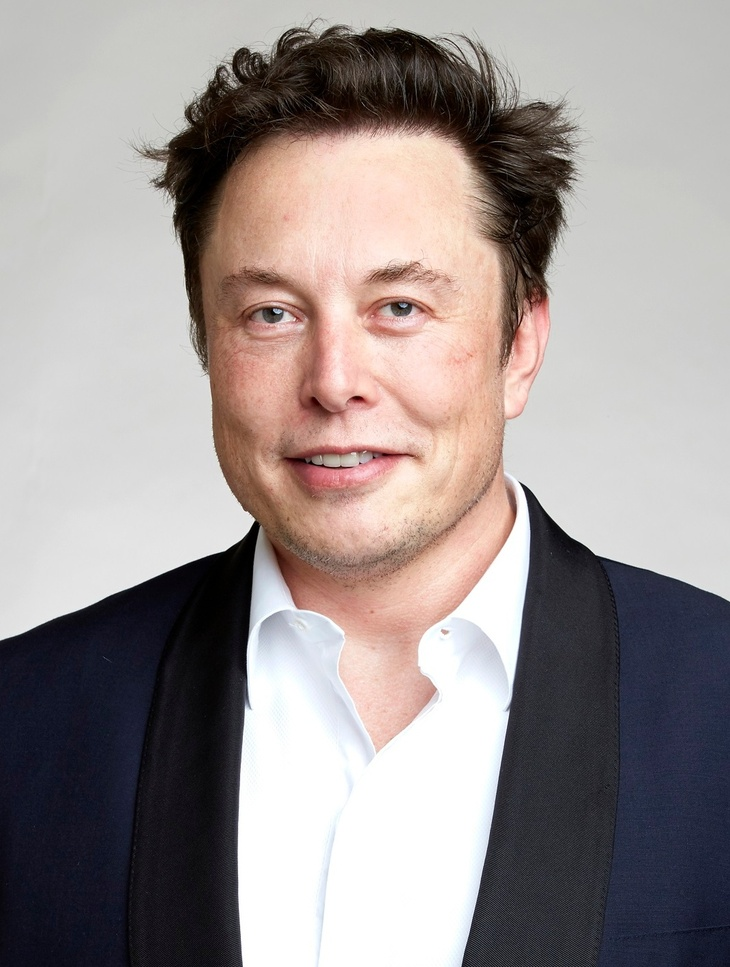
#> input picture student_photos/elon_Musk_1.jpg, 730 x 967 px, shrunk from 1070 x 1417 before the run; its folder holds only this picture in this run
$ python -i info_storing.py   (imports and definitions only)   (older library calls are emulated)
#> lines starting #> are read from the running program, lines starting #| are printed output that depends on the picture
import os
import sys
import numpy as np
import face_recognition
from pickle import dump
import cv2
from PIL import Image, ImageEnhance

# [15 lines left out: functions fancy_progress_message, fancy_banner, not called in this run]

def enhance_image_quality(image):
    """Enhance image quality for better face recognition"""
    # Convert to PIL Image for enhancement
    pil_image = Image.fromarray(image)

    # Enhance contrast
    contrast_enhancer = ImageEnhance.Contrast(pil_image)
    pil_image = contrast_enhancer.enhance(1.3)
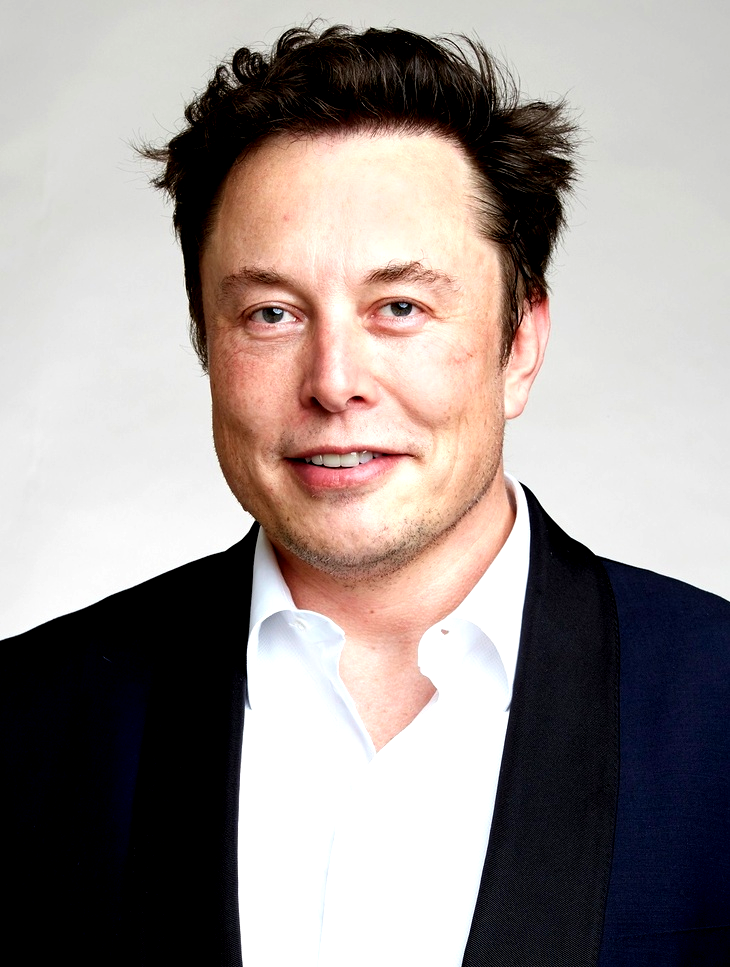
#> pil_image: PIL image 730x967 RGB; mean R, G, B 155.5, 146.2, 143.4

    # Enhance brightness
    brightness_enhancer = ImageEnhance.Brightness(pil_image)
    pil_image = brightness_enhancer.enhance(1.1)
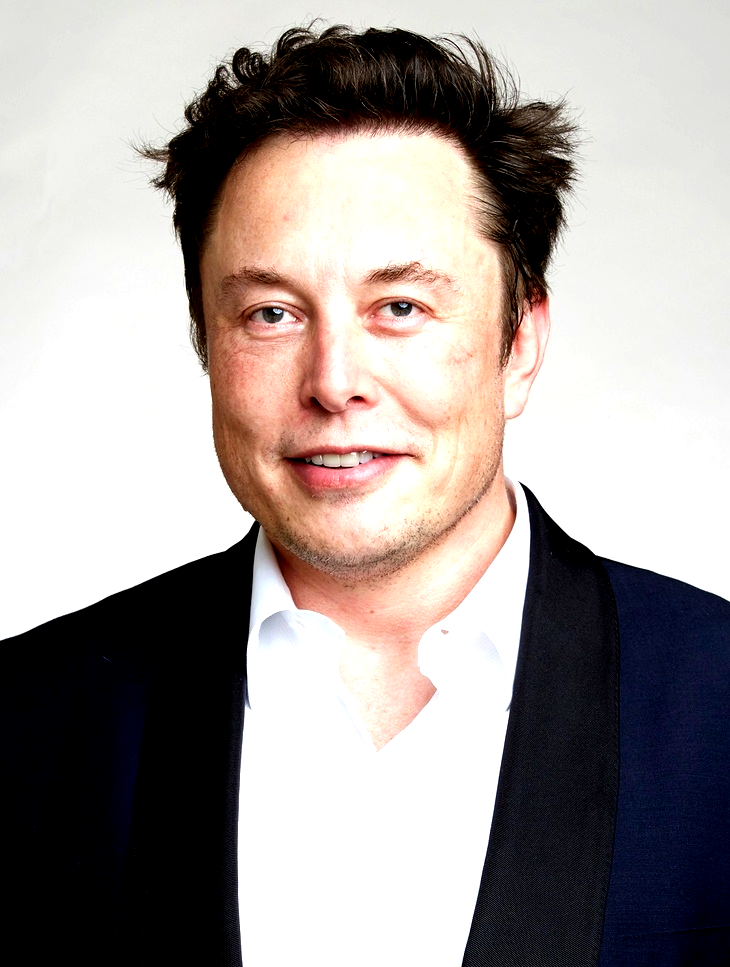
#> pil_image: PIL image 730x967 RGB; mean R, G, B 164.1, 156.1, 153.4

    # Enhance sharpness
    sharpness_enhancer = ImageEnhance.Sharpness(pil_image)
    pil_image = sharpness_enhancer.enhance(1.2)

    return np.array(pil_image)

# [79 lines left out: functions create_face_variations, get_face_quality_score, parse_employee_info, not called in this run]

# [4 lines not run here, left out]

# Use original photos
# [1 line that did not run here, left out]
known_names = []
employee_ids = []

# Parse employee names and IDs from filenames
# [4 lines not run here, left out]

known_imgs = []
known_encodings = []
enhanced_encodings = []
quality_scores = []

# [78 lines not run here, left out]

>>> import cv2
>>> picture = cv2.cvtColor(cv2.imread('student_photos/elon_Musk_1.jpg'), cv2.COLOR_BGR2RGB)
>>> result = enhance_image_quality(picture)

$ run again, on student_photos/jeff_bezos_1.jpg
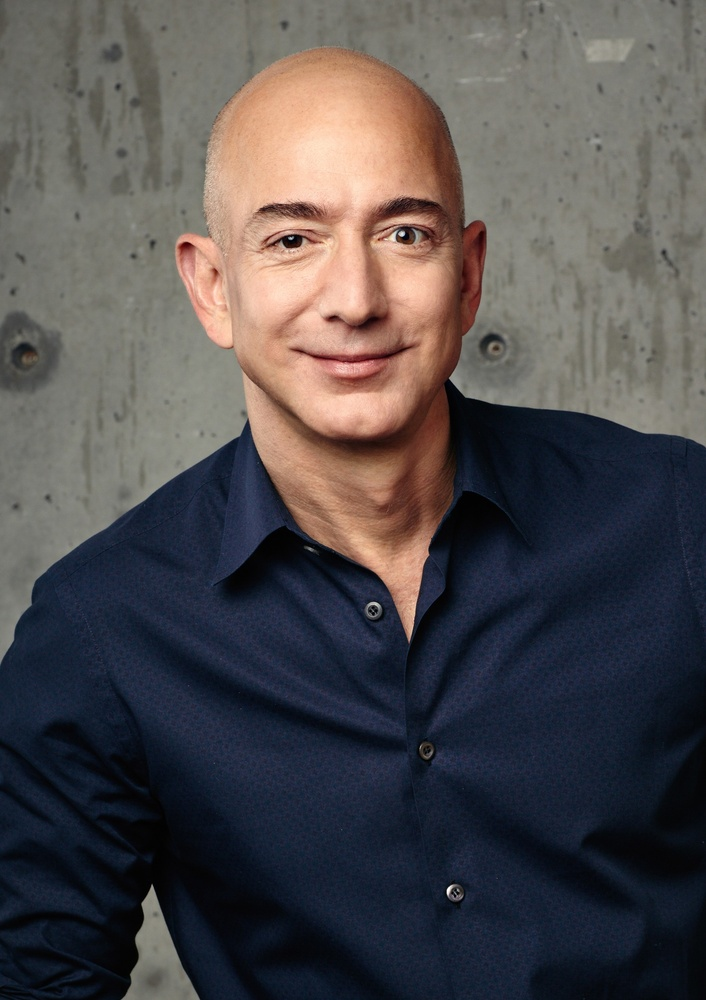
#> input picture student_photos/jeff_bezos_1.jpg, 706 x 1000 px, shrunk from 1890 x 2677 before the run
#> in enhance_image_quality, `pil_image = contrast_enhancer.enhance(1.3)`:
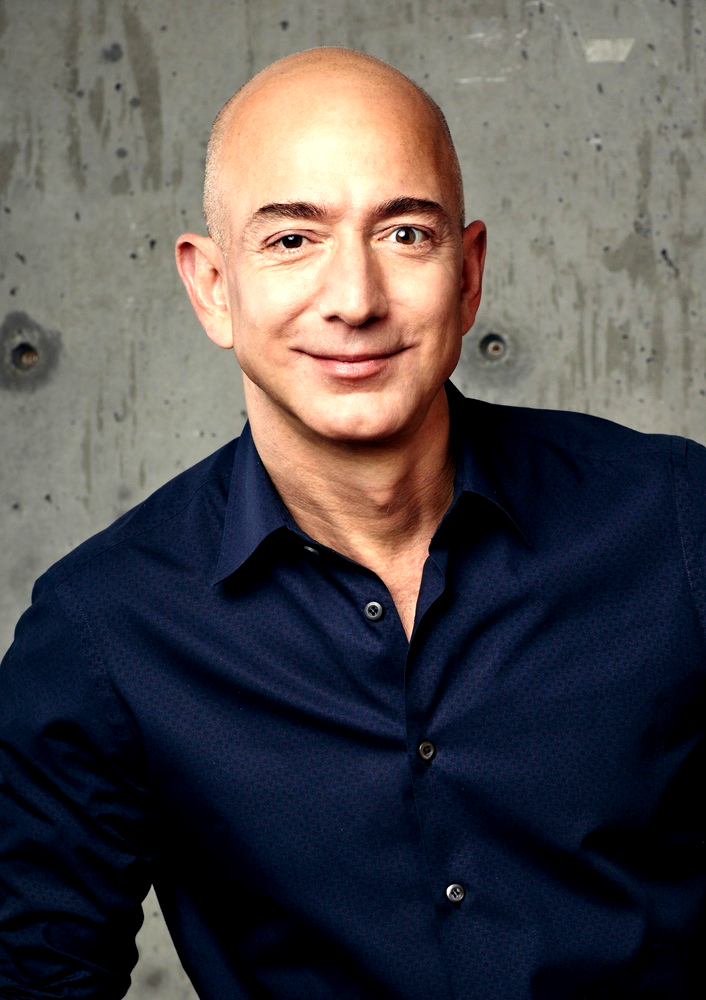
#> pil_image: PIL image 706x1000 RGB; mean R, G, B 80.7, 76.3, 77.6
#> in enhance_image_quality, `pil_image = brightness_enhancer.enhance(1.1)`:
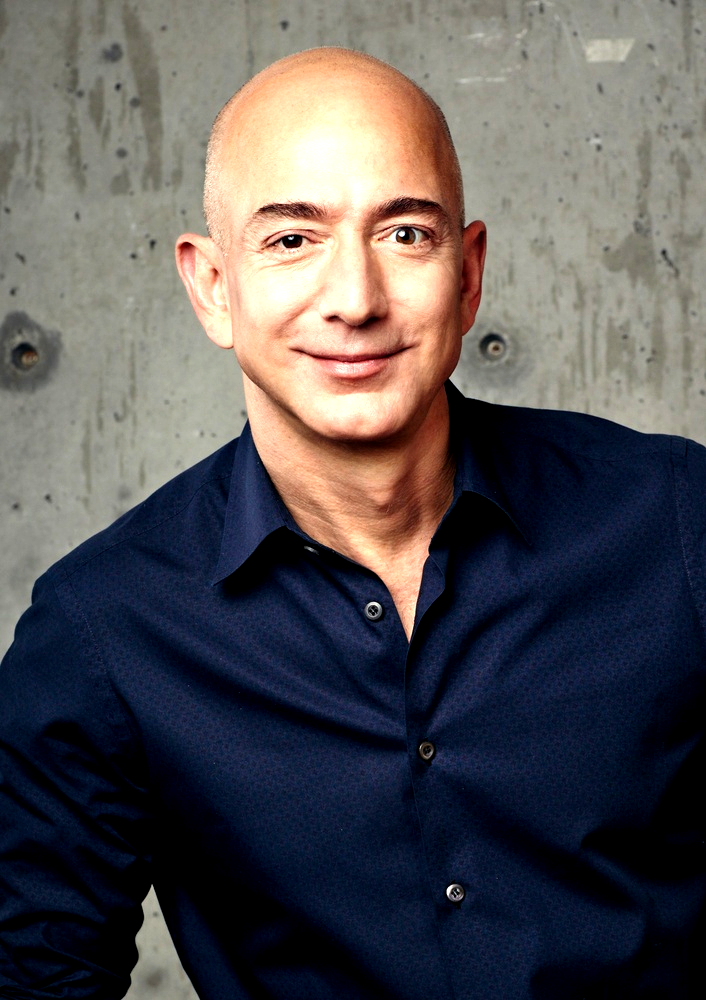
#> pil_image: PIL image 706x1000 RGB; mean R, G, B 86.6, 83.3, 84.9
